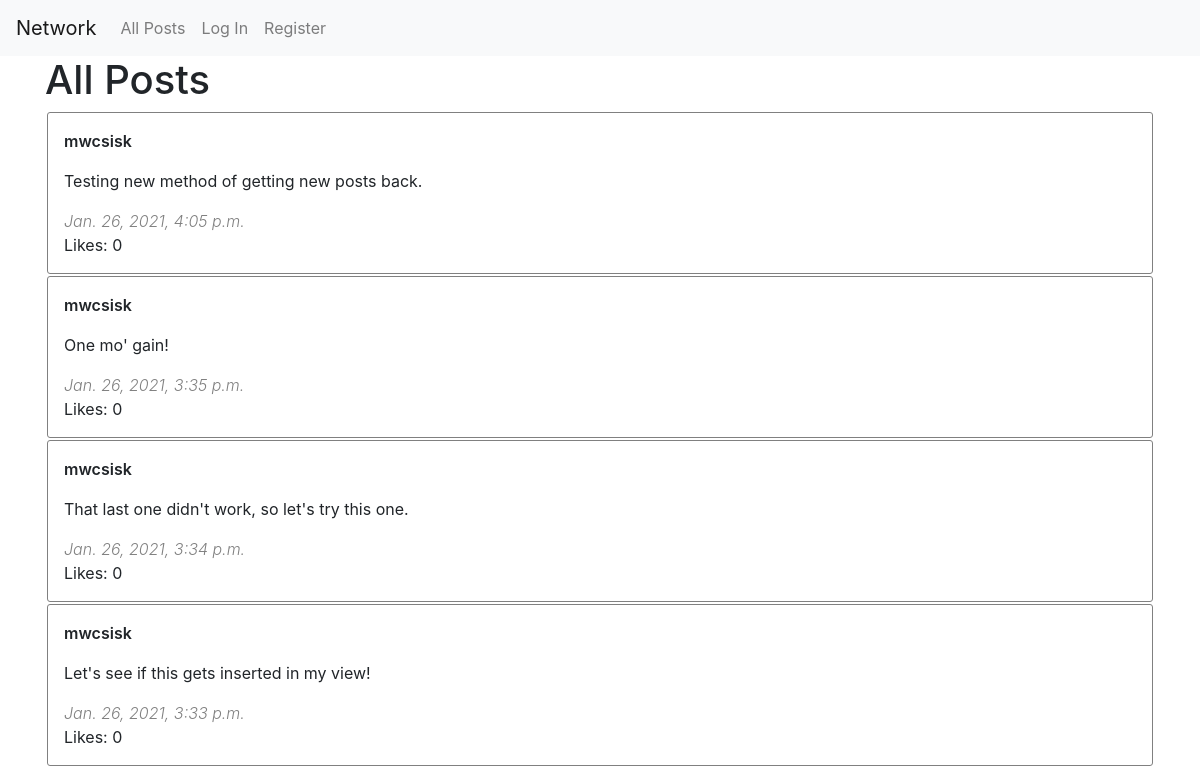
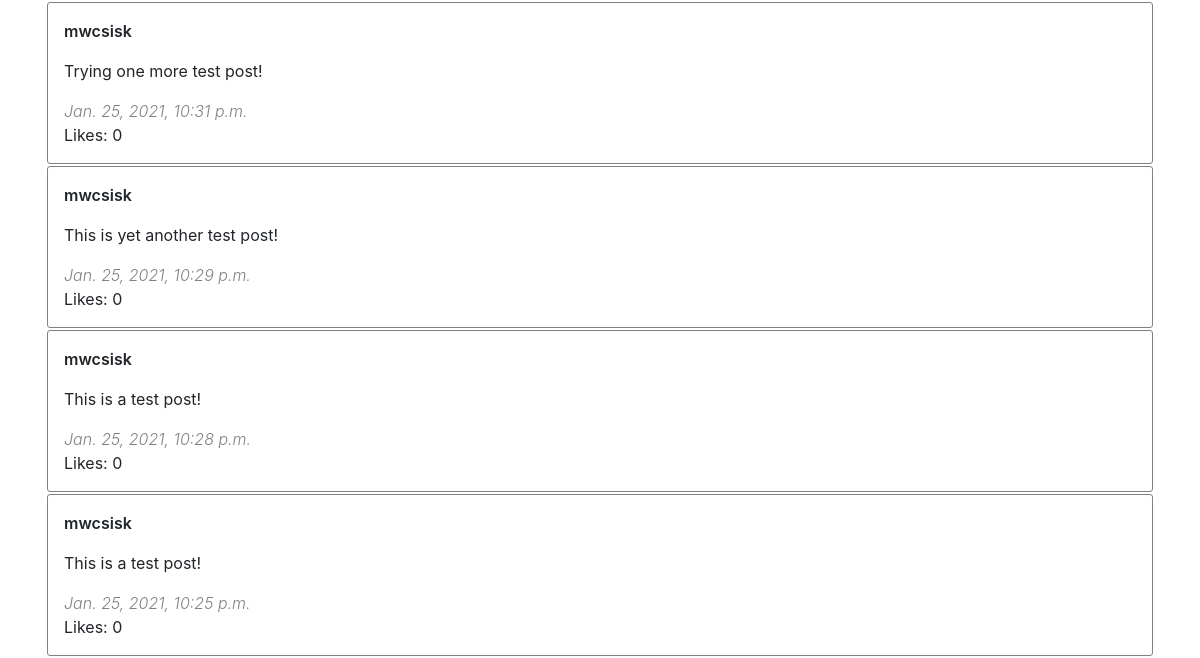
Before: / with the older database file (2 pictures, top to bottom).
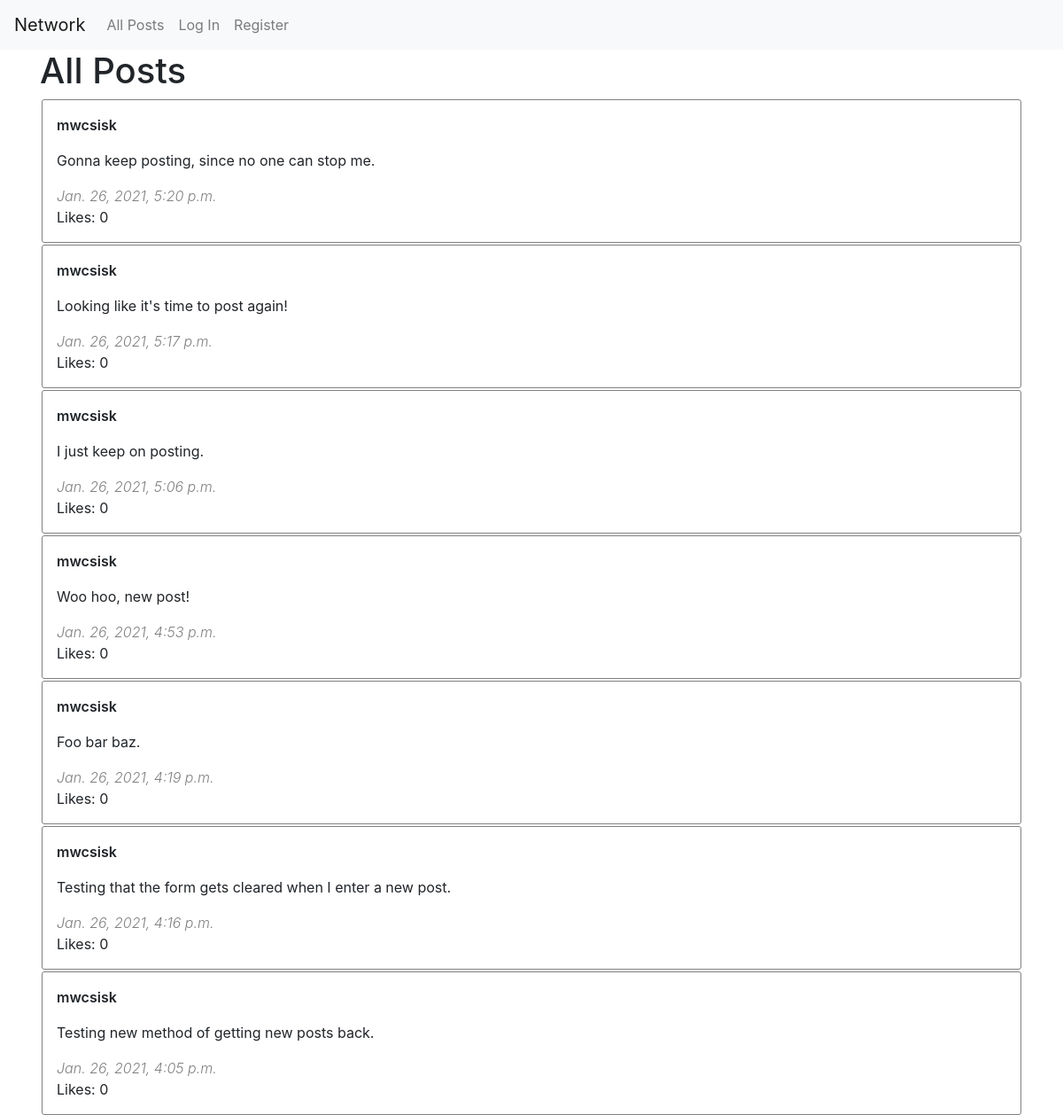
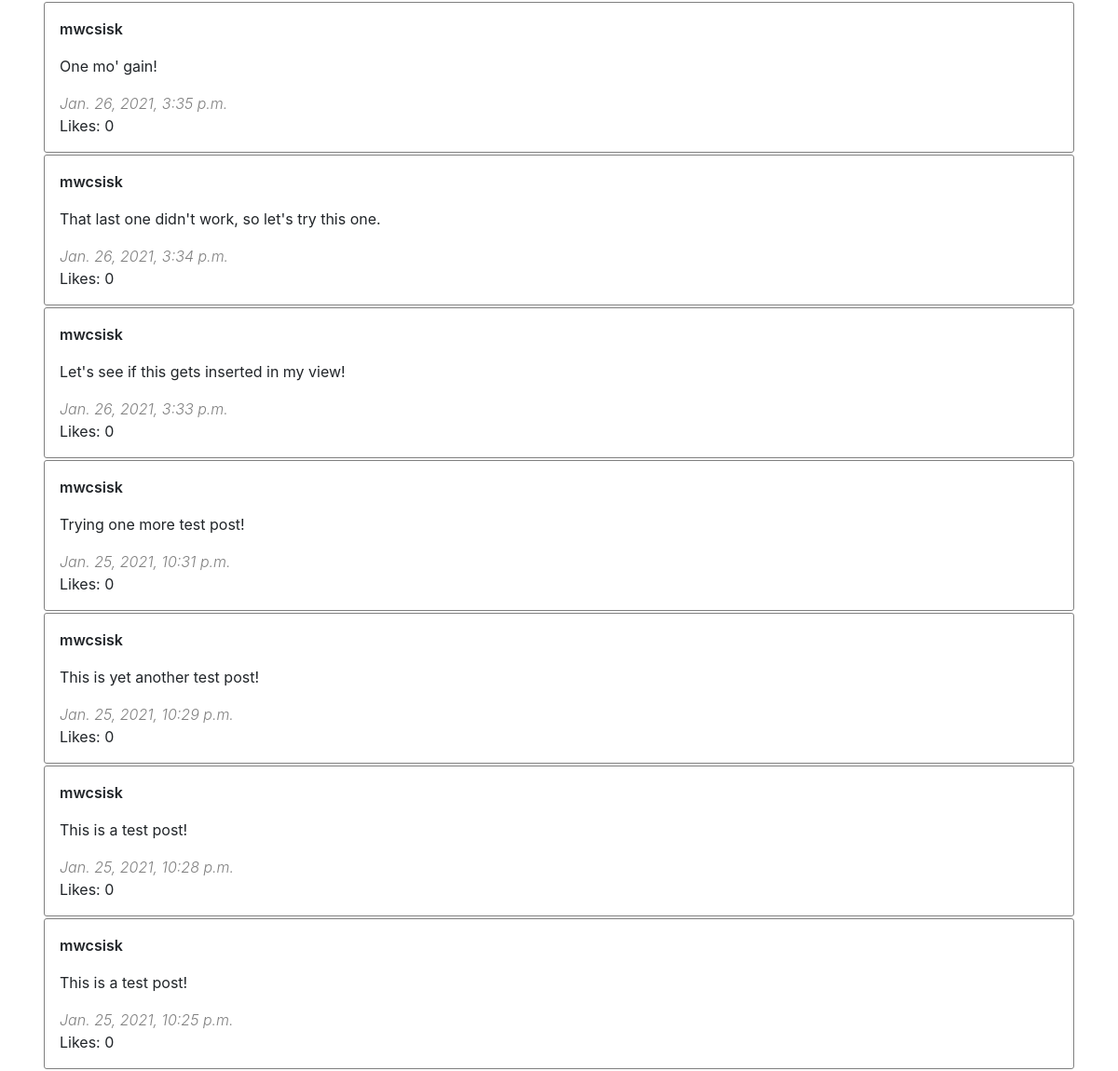
After: the same page with the newer database file (2 pictures, top to bottom).
### network/models.py (models this page shows, shortened)
class Post(models.Model):
    author = models.ForeignKey(User, on_delete=models.CASCADE, related_name='posts', editable=False)
    body = models.CharField(max_length=240)
    timestamp = models.DateTimeField(auto_now_add=True)
    likes = models.ManyToManyField(User, related_name="liked")
    posts = models.Manager()

class User(AbstractUser):
    users = models.Manager()

### network/views.py (the view)
# urls.py: path("", views.index, name="index"),
def index(request):
    posts = Post.posts.all().annotate(num_likes=Count('likes')).order_by('-timestamp')
    return render(request, "network/index.html", {
        "posts": posts
    })

### network/templates/network/index.html (shortened to what this page needs)
{% extends "network/layout.html" %}
{% load tz %}
{% block body %}
    <h1>All Posts</h1>
    <div id="posts-view">
        {% for post in posts %}
        <div class="post-box">
            <div class="row justify-content-between">
                <div class="col-md-auto author">{{ post.author.username }}</div>
                <div class="col-md-auto edit-link">
                </div>
            </div>
            <div class="body">
                {{ post.body }}
            </div>
            <div class="timestamp">
                {{ post.timestamp|timezone:"America/Los_Angeles" }}
            </div>
            <div class="likes">
                Likes: {{ post.num_likes }}
            </div>
        </div>
        {% endfor %}
    </div>
{% endblock %}

### network/templates/network/layout.html (shortened to what this page needs)
{% load static %}
<!DOCTYPE html>
<html lang="en">
    <head>
        <link rel="stylesheet" href="https://stackpath.bootstrapcdn.com/bootstrap/4.4.1/css/bootstrap.min.css">
        <link href="{% static 'network/styles.css' %}" rel="stylesheet">
    </head>
    <body>
        <nav class="navbar navbar-expand-lg navbar-light bg-light">
            <a class="navbar-brand" href="#">Network</a>
            <div>
              <ul class="navbar-nav mr-auto">
                <li class="nav-item">
                  <a class="nav-link" href="{% url 'index' %}">All Posts</a>
                </li>
                {% if user.is_authenticated %}
                    <li class="nav-item">
                        <a class="nav-link" href="#">Following</a>
                    </li>
                    <li class="nav-item">
                        <a class="nav-link" href="{% url 'logout' %}">Log Out</a>
                    </li>
                {% else %}
                    <li class="nav-item">
                        <a class="nav-link" href="{% url 'login' %}">Log In</a>
                    </li>
                    <li class="nav-item">
                        <a class="nav-link" href="{% url 'register' %}">Register</a>
                    </li>
                {% endif %}
              </ul>
            </div>
          </nav>
        <div class="body container-md">
            {% block body %}
            {% endblock %}
        </div>
    </body>
</html>

### network/static/network/styles.css (style rules this page uses)
.post-box { border: 1px solid grey; border-radius: 3px; padding: 1rem; margin: 2px; }
.post-box .body { padding: 1rem 0rem; }
.post-box .author { font-weight: 600; }
.post-box .timestamp { font-weight: 300; color: grey; font-style: italic; }

Changed rows visible on the page:
added Post: author.username "mwcsisk", body "Gonna keep posting, since no one can stop me.", timestamp "Jan. 26, 2021, 5:20 p.m.", num_likes "0"
added Post: author.username "mwcsisk", body "Looking like it's time to post again!", timestamp "Jan. 26, 2021, 5:17 p.m.", num_likes "0"
added Post: author.username "mwcsisk", body "I just keep on posting.", timestamp "Jan. 26, 2021, 5:06 p.m.", num_likes "0"
added Post: author.username "mwcsisk", body "Woo hoo, new post!", timestamp "Jan. 26, 2021, 4:53 p.m.", num_likes "0"
added Post: author.username "mwcsisk", body "Foo bar baz.", timestamp "Jan. 26, 2021, 4:19 p.m.", num_likes "0"
added Post: author.username "mwcsisk", body "Testing that the form gets cleared when I enter a new post.", timestamp "Jan. 26, 2021, 4:16 p.m.", num_likes "0"
